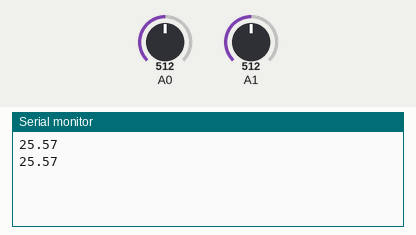
A sketch run on a simulated Arduino Uno, built with avr-gcc and run on an emulated ATmega328P. Parts: the last lines printed to the serial monitor. The test bench sets the inputs (shaded band); at power-on: A0 = 512, A1 = 512.

Above: at 4.8 s.
4.9 s: A0 set to 1006
At 6.8 s:
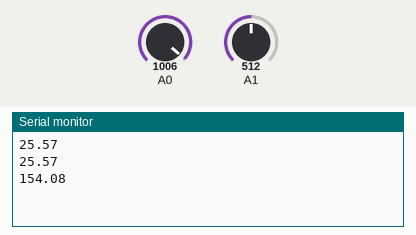
7.9 s: A0 set to 1023
At 8.4 s:
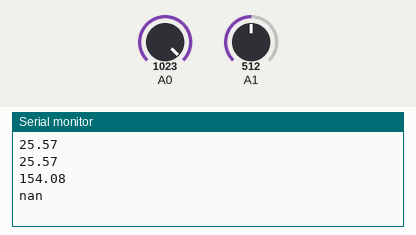

The sketch:

senstat.ino
```cpp
#include "thermistor.h"
#include <Wire.h>

#define SLAVE_ADDRESS (0x04)
#define DEBUG (1) // Set to 1 to print Serial messages

int heatPin = 0; // temperature pin
int lightPin = 1;  // LDR pin
float R1 = 9800; // reference resistor in ohms
float R_therm; // thermal resistor in ohms
float R_ldr; // LDR in ohms
float V1; // voltage divider voltage in mV
float V0 = 5000; // input voltage in mV
union {
    float flt;
    byte byts[4];
} T; //temperature in celsius
int i; // iterator variable
int delayMs = 1000 * 2; // delay time in ms

void setup()
{
    // Setup serial for debugging
    Serial.begin(9600);
    // Setup arduino as I2C slave
    Wire.begin(SLAVE_ADDRESS);
    // Callback for data request
    Wire.onRequest(requestCallback);
}

void loop()
{
    delay(delayMs);
    R_therm = measSenseR(heatPin, R1);
    R_ldr = measSenseR(lightPin, R1);
    T.flt = calculate_temperature(R_therm);
    if (DEBUG){
        Serial.println(T.flt);
    }
}

float measSenseR(int pin, float R0)
{
    float V1 = analogRead(pin);
    V1 = map(V1, 0, 1023, 0, V0);
    float R = R0 * (V0 / V1 - 1);
    return R;
}

void requestCallback()
{
    Wire.write(T.byts, 4);
}
```

thermistor.cpp
```cpp
#include <math.h>

float calculate_temperature(float R)
{
    float inv_coef[4] = {3.34e-3, 2.57e-4, 2.62e-6, 6.38e-8};
    float roll = 0;
    float R_ref = 9500; // resistance at 25 degrees kelvin
    float x;

    x = log(R/R_ref);

    for(int i=0; i<4; i++){
        roll += inv_coef[i] * pow(x, i);
    }
    return (1.0 / roll) - 273.15;
}
```

thermistor.h
```cpp
float calculate_temperature(float R);
```

Measured:
- the behaviour switches between 1022 and 1023 on A0 (found by bisection; images 1 and 2)
- after the input at 4.9 s, the serial monitor: prints a new line after 1.1 s (image 1)
- after the input at 7.9 s, the serial monitor: prints a new line after 0.11 s (image 2)
